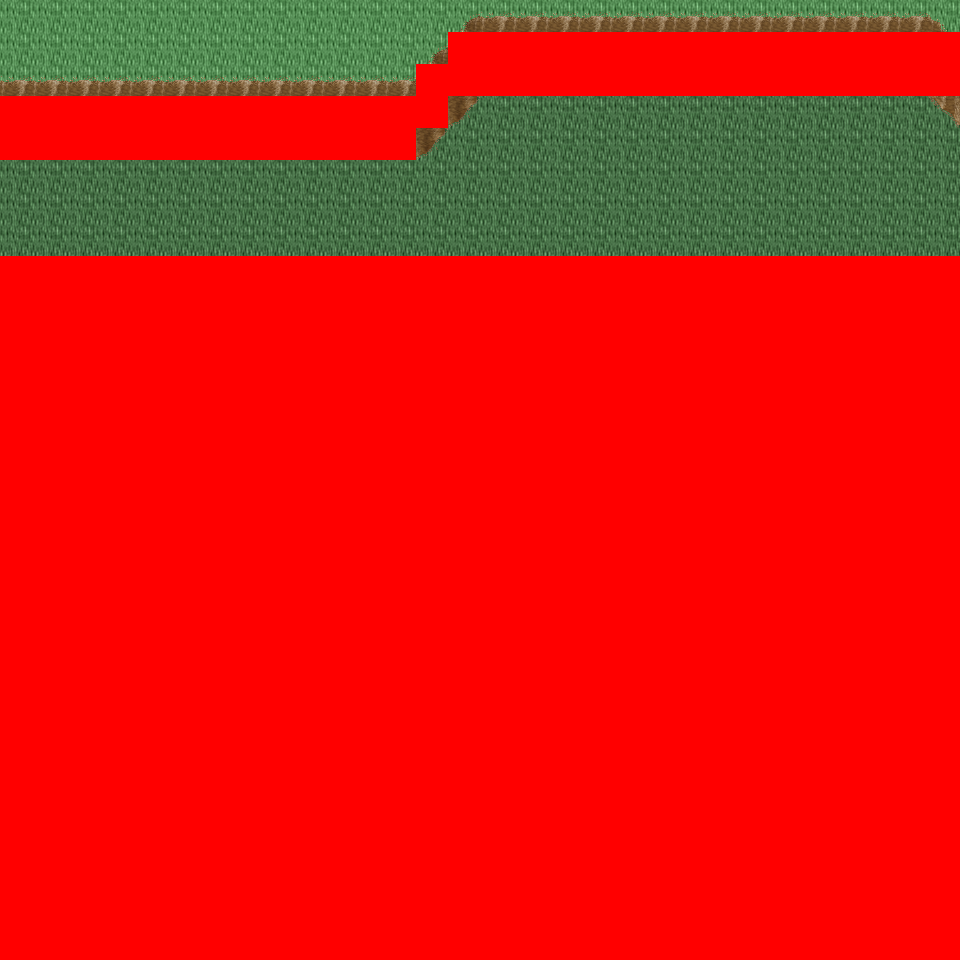

A 2D game scene composited from a Tiled map and its tileset images. What follows is a short description and the map's XML, with each tile layer's data collapsed to a summary:
An orthogonal 30x30 tile map with 32x32 px tiles, 6 tile layers (Ground, Object, Object2, Above, ...), 26 tilesets and 5 objects (5x mapchange).

<map version="1.0" orientation="orthogonal" renderorder="right-down" width="30" height="30" tilewidth="32" tileheight="32" nextobjectid="6">
  <tileset firstgid="1" name="tileset_logic_collision" tilewidth="32" tileheight="32" tilecount="1" columns="1">
    <image source="../drawable/tileset_logic_collision.png" width="32" height="32" />
  </tileset>
  <tileset firstgid="2" name="tileset_ground_ground" tilewidth="32" tileheight="32" tilecount="33" columns="3">
    <image source="../drawable/tileset_ground_ground.png" width="96" height="352" />
  </tileset>
  <tileset firstgid="35" name="tileset_building_castle" tilewidth="32" tileheight="32" tilecount="320" columns="20">
    <image source="../drawable/tileset_building_castle.png" width="640" height="512" />
  </tileset>
  <tileset firstgid="355" name="tileset_ground_grass_corners" tilewidth="32" tileheight="32" tilecount="24" columns="6">
    <image source="../drawable/tileset_ground_grass_corners.png" width="192" height="128" />
  </tileset>
  <tileset firstgid="379" name="tileset_ground_grass_edges" tilewidth="32" tileheight="32" tilecount="36" columns="12">
    <image source="../drawable/tileset_ground_grass_edges.png" width="384" height="96" />
  </tileset>
  <tileset firstgid="415" name="tileset_ground_water_pool" tilewidth="32" tileheight="32" tilecount="72" columns="3">
    <image source="../drawable/tileset_ground_water_pool.png" width="96" height="768" />
  </tileset>
  <tileset firstgid="487" name="tileset_ground_earth_edges" tilewidth="32" tileheight="32" tilecount="18" columns="6">
    <image source="../drawable/tileset_ground_earth_edges.png" width="192" height="96" />
  </tileset>
  <tileset firstgid="505" name="tileset_item_weapon_cannon" tilewidth="32" tileheight="32" tilecount="12" columns="3">
    <image source="../drawable/tileset_item_weapon_cannon.png" width="96" height="128" />
  </tileset>
  <tileset firstgid="517" name="tileset_item_pot_barrels_1" tilewidth="32" tileheight="32" tilecount="8" columns="4">
    <image source="../drawable/tileset_item_pot_barrels_1.png" width="128" height="64" />
  </tileset>
  <tileset firstgid="525" name="tileset_ground_cobbled_paving" tilewidth="32" tileheight="32" tilecount="1" columns="1">
    <image source="../drawable/tileset_ground_cobbled_paving.png" width="32" height="32" />
  </tileset>
  <tileset firstgid="526" name="tileset_ground_ridge_earth_pale" tilewidth="32" tileheight="32" tilecount="96" columns="12">
    <image source="../drawable/tileset_ground_ridge_earth_pale.png" width="384" height="256" />
  </tileset>
  <tileset firstgid="622" name="tileset_plant_bushes_and_trees" tilewidth="32" tileheight="32" tilecount="144" columns="16">
    <image source="../drawable/tileset_plant_bushes_and_trees.png" width="512" height="289" />
  </tileset>
  <tileset firstgid="766" name="tileset_plant_bush_leafy_2" tilewidth="32" tileheight="32" tilecount="12" columns="6">
    <image source="../drawable/tileset_plant_bush_leafy_2.png" width="192" height="64" />
  </tileset>
  <tileset firstgid="778" name="tileset_plant_bush_flowering" tilewidth="32" tileheight="32" tilecount="72" columns="8">
    <image source="../drawable/tileset_plant_bush_flowering.png" width="256" height="288" />
  </tileset>
  <tileset firstgid="850" name="tileset_plant_stump_small_stump" tilewidth="32" tileheight="32" tilecount="4" columns="2">
    <image source="../drawable/tileset_plant_stump_small_stump.png" width="64" height="64" />
  </tileset>
  <tileset firstgid="854" name="tileset_plant_tree_fall_trees" tilewidth="32" tileheight="32" tilecount="40" columns="8">
    <image source="../drawable/tileset_plant_tree_fall_trees.png" width="256" height="160" />
  </tileset>
  <tileset firstgid="894" name="tileset_plant_vine" tilewidth="32" tileheight="32" tilecount="3" columns="1">
    <image source="../drawable/tileset_plant_vine.png" width="32" height="96" />
  </tileset>
  <tileset firstgid="897" name="tileset_building_cottage" tilewidth="32" tileheight="32" tilecount="256" columns="16">
    <image source="../drawable/tileset_building_cottage.png" width="512" height="512" />
  </tileset>
  <tileset firstgid="1153" name="tileset_building_roof_thatched_roof" tilewidth="32" tileheight="32" tilecount="256" columns="16">
    <image source="../drawable/tileset_building_roof_thatched_roof.png" width="512" height="512" />
  </tileset>
  <tileset firstgid="1409" name="tileset_building_window_windows" tilewidth="32" tileheight="32" tilecount="256" columns="16">
    <image source="../drawable/tileset_building_window_windows.png" width="512" height="512" />
  </tileset>
  <tileset firstgid="1665" name="tileset_building_door_doors" tilewidth="32" tileheight="32" tilecount="256" columns="16">
    <image source="../drawable/tileset_building_door_doors.png" width="512" height="512" />
  </tileset>
  <tileset firstgid="1921" name="tileset_building_fence_fence_wooden" tilewidth="32" tileheight="32" tilecount="12" columns="3">
    <image source="../drawable/tileset_building_fence_fence_wooden.png" width="96" height="128" />
  </tileset>
  <tileset firstgid="1933" name="tileset_ground_ground_3" tilewidth="32" tileheight="32" tilecount="5" columns="5">
    <image source="../drawable/tileset_ground_ground_3.png" width="160" height="32" />
  </tileset>
  <tileset firstgid="1938" name="tileset_plant_tree_tree_darkgreen" tilewidth="32" tileheight="32" tilecount="88" columns="8">
    <image source="../drawable/tileset_plant_tree_tree_darkgreen.png" width="256" height="352" />
  </tileset>
  <tileset firstgid="2026" name="tileset_building_decoration_magician_banner" tilewidth="32" tileheight="32" tilecount="3" columns="3">
    <image source="../drawable/tileset_building_decoration_magician_banner.png" width="96" height="32" />
  </tileset>
  <tileset firstgid="2029" name="tileset_ground_ladder_vertical_dark" tilewidth="32" tileheight="32" tilecount="3" columns="3">
    <image source="../drawable/tileset_ground_ladder_vertical_dark.png" width="96" height="32" />
  </tileset>
  <layer name="Ground" width="30" height="30">
    <data>[900 cells, 240 non-empty, 2 distinct tile ids]</data>
  </layer>
  <layer name="Object" width="30" height="30">
    <data>[900 cells, 93 non-empty, 11 distinct tile ids]</data>
  </layer>
  <layer name="Object2" width="30" height="30">
    <data>[900 cells, 0 non-empty, 0 distinct tile ids]</data>
  </layer>
  <layer name="Above" width="30" height="30">
    <data>[900 cells, 0 non-empty, 0 distinct tile ids]</data>
  </layer>
  <layer name="Above2" width="30" height="30">
    <data>[900 cells, 0 non-empty, 0 distinct tile ids]</data>
  </layer>
  <layer name="Walkable" width="30" height="30">
    <data>[900 cells, 720 non-empty, 1 distinct tile ids]</data>
  </layer>
  <objectgroup name="MapEvents">
    <object id="1" name="north" type="mapchange" x="0" y="0" width="960" height="32">
      <properties>
        <property name="map" value="0_ados_mountain_n2_w2_x0_y3" />
        <property name="place" value="south" />
      </properties>
    </object>
    <object id="2" name="west" type="mapchange" x="0" y="0" width="32" height="96">
      <properties>
        <property name="map" value="0_deniran_forest_n2_w_x0_y4" />
        <property name="place" value="east" />
      </properties>
    </object>
    <object id="3" name="west2" type="mapchange" x="0" y="160" width="32" height="96">
      <properties>
        <property name="map" value="0_deniran_forest_n2_w_x0_y4" />
        <property name="place" value="east2" />
      </properties>
    </object>
    <object id="4" name="east" type="mapchange" x="928" y="0" width="32" height="32">
      <properties>
        <property name="map" value="0_ados_mountain_n2_w2_x1_y4" />
        <property name="place" value="west" />
      </properties>
    </object>
    </objectgroup>
</map>
<!-- 1 of 5 objects omitted -->
